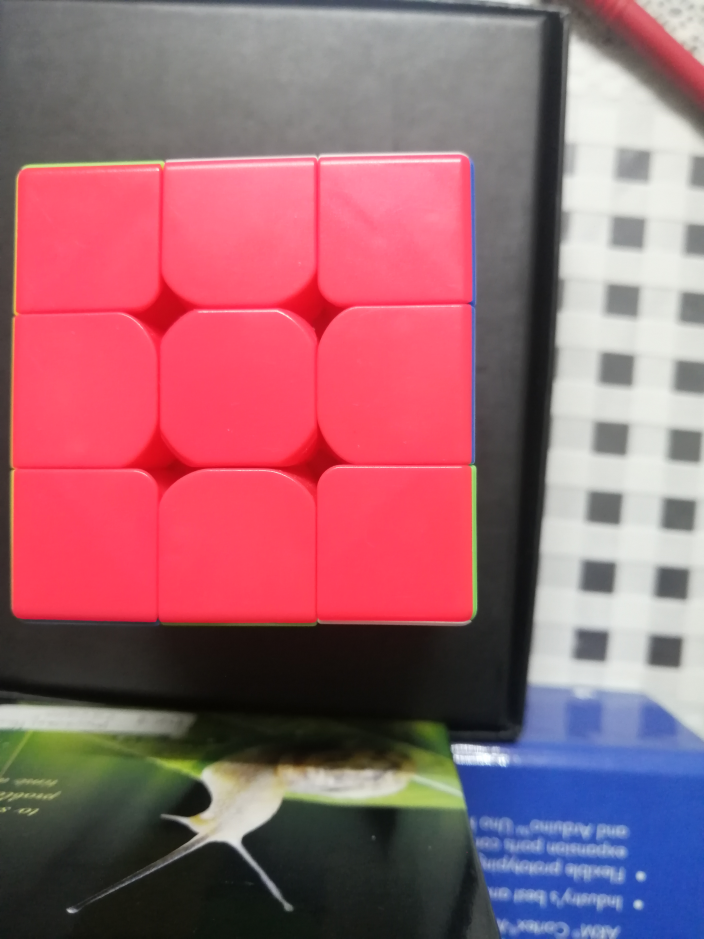
#> input picture WOS + MDM/Imágenes/calibracion/ORIGINAL_ROJO.jpg, 4224 x 5632 px, given in place of cubo_01_cara1.jpg, which was not available (shown at 1/6 size)
$ python inicio.py
#> lines starting #> are read from the running program, lines starting #| are printed output that depends on the picture; pictures that were not available may be replaced by others from this repository, and a replacement may not be noted
### WOS + MDM/image_operations.py
import cv2
import numpy as np


# [48 lines left out: function ajuste, not called in this run]


def ajuste_cubo(path, nombre, n_aux, n):
    # Lectura
#> called with nombre = 'cubo_01_cara1.jpg', n_aux = 'cubo_01', n = 1
    img = cv2.imread(path + nombre)
#> img is the input picture: shape (5632, 4224, 3); mean B, G, R 112.7, 101.8, 154
    # Escalado
    img = cv2.resize(img, (0, 0), fx=0.10, fy=0.10)
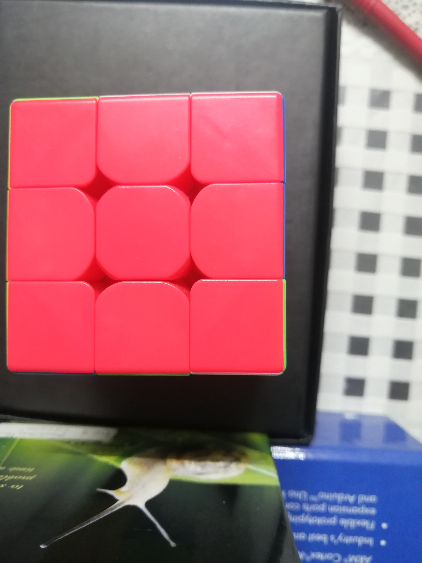
#> img: shape (563, 422, 3); mean B, G, R 112.8, 101.8, 154.1
    # Recorte
    img = img[70:403, 0:321]
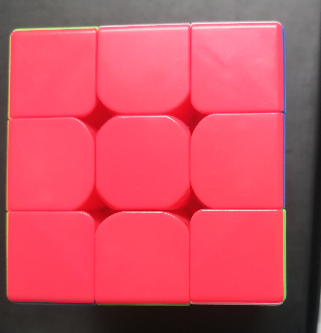
#> img: shape (333, 321, 3); mean B, G, R 96.8, 79.4, 202.6
    # Guardando
    cv2.imwrite(path + f"{n_aux}_{n}.jpg", img)


# [176 lines left out: functions division_cubo, media, mediana, media, valores_M, media_color and 2 more, not called in this run]

### WOS + MDM/inicio.py
from image_operations import *

M = [[202, 79, 97],  # Rojo
     [90, 181, 73],  # Verde
     [49, 120, 189],  # Azul
     [168, 166, 56],  # Amarillo
     [196, 132, 93],  # Naranja
     [162, 164, 162]]  # Blanco


# Etapa de calibración
# Pre-procesamiento
# [10 lines left out: function calibracion, not called in this run]


def ajuste_inicial_cubo(directorio, nombre):
    ruta = f"/home/mdg99/Escritorio/PDS_FinalProject/Rubiks-Cube-Solver/WOS + MDM/Imágenes/{directorio}/"
    imagenes = [f"{nombre}_cara1.jpg",
                f"{nombre}_cara2.jpg",
                f"{nombre}_cara3.jpg",
                f"{nombre}_cara4.jpg",
                f"{nombre}_cara5.jpg",
                f"{nombre}_cara6.jpg"]

    ajuste_cubo(ruta, imagenes[0], nombre, 1)
    ajuste_cubo(ruta, imagenes[1], nombre, 2)
#> call 2 of ajuste_cubo, with nombre = 'cubo_01_cara2.jpg', n_aux = 'cubo_01', n = 2
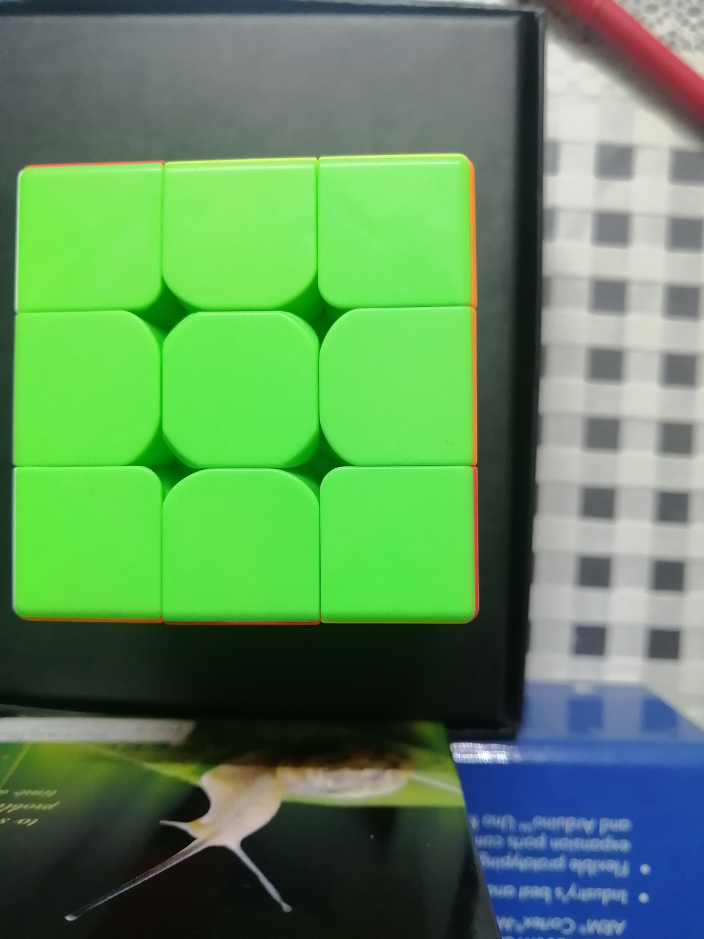
#> input picture WOS + MDM/Imágenes/calibracion/ORIGINAL_VERDE.jpg, 4224 x 5632 px, given in place of cubo_01_cara2.jpg, which was not available (shown at 1/6 size)
#> in ajuste_cubo, img is the input picture: shape (5632, 4224, 3); mean B, G, R 92.6, 139.1, 94
#> in ajuste_cubo (call 2), `img = cv2.resize(img, (0, 0), fx=0.10, fy=0.10)`:
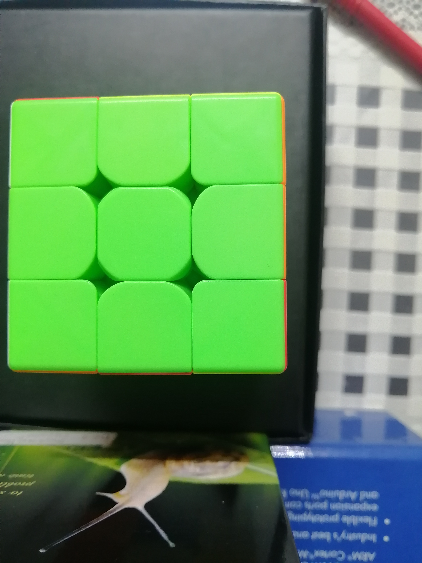
#> img: shape (563, 422, 3); mean B, G, R 92.7, 139.3, 94.1
#> in ajuste_cubo (call 2), `img = img[70:403, 0:321]`:
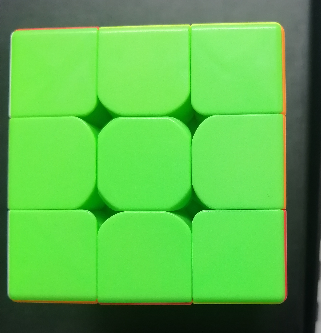
#> img: shape (333, 321, 3); mean B, G, R 72.5, 180.9, 90.3
    ajuste_cubo(ruta, imagenes[2], nombre, 3)
    ajuste_cubo(ruta, imagenes[3], nombre, 4)
    ajuste_cubo(ruta, imagenes[4], nombre, 5)
    ajuste_cubo(ruta, imagenes[5], nombre, 6)


# [62 lines left out: functions mediana_cubo, wos_cubo, mdm_cubo, not called in this run]


# Ajustes iniciales
#calibracion()
#> (the run stopped early here; a loop or call above may not have finished)
